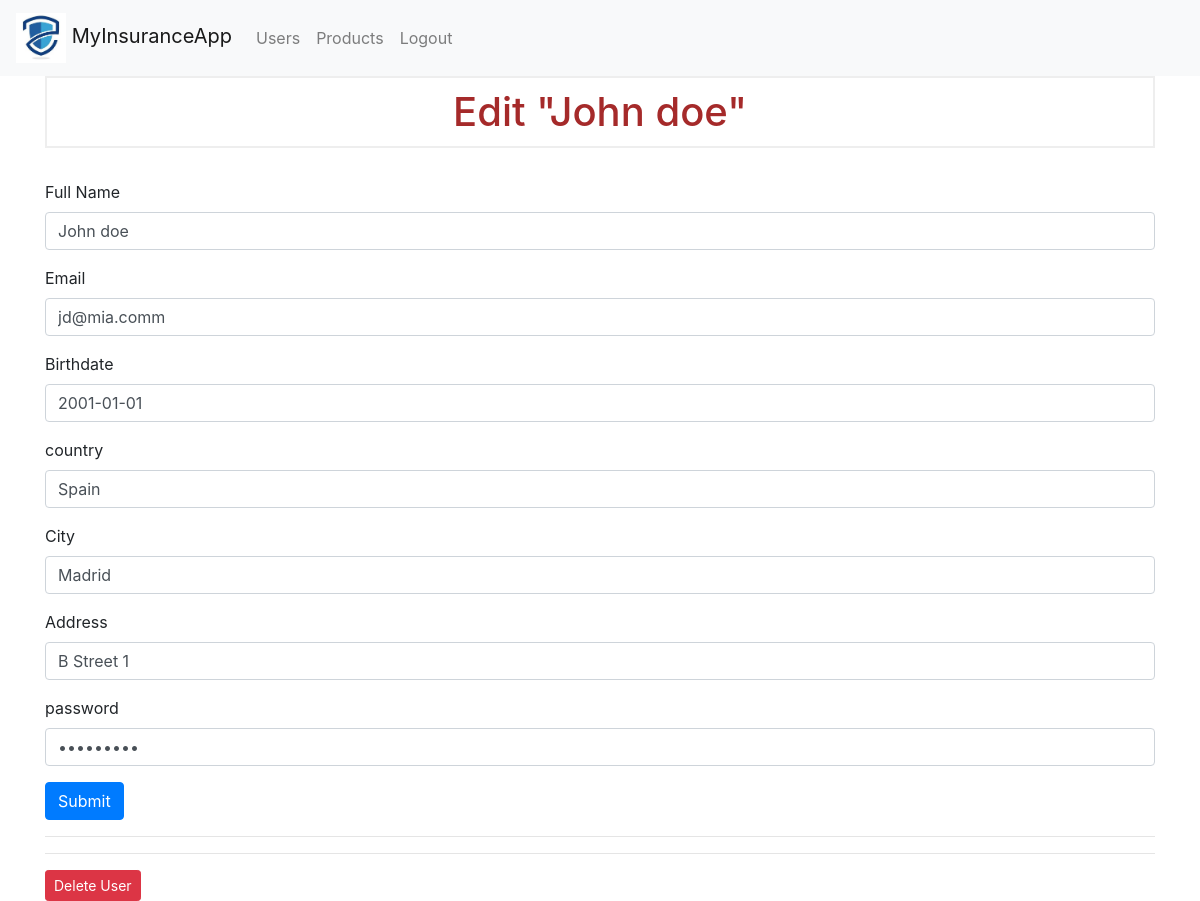
The page /users/1/edit (signed in) on the database as committed earlier.
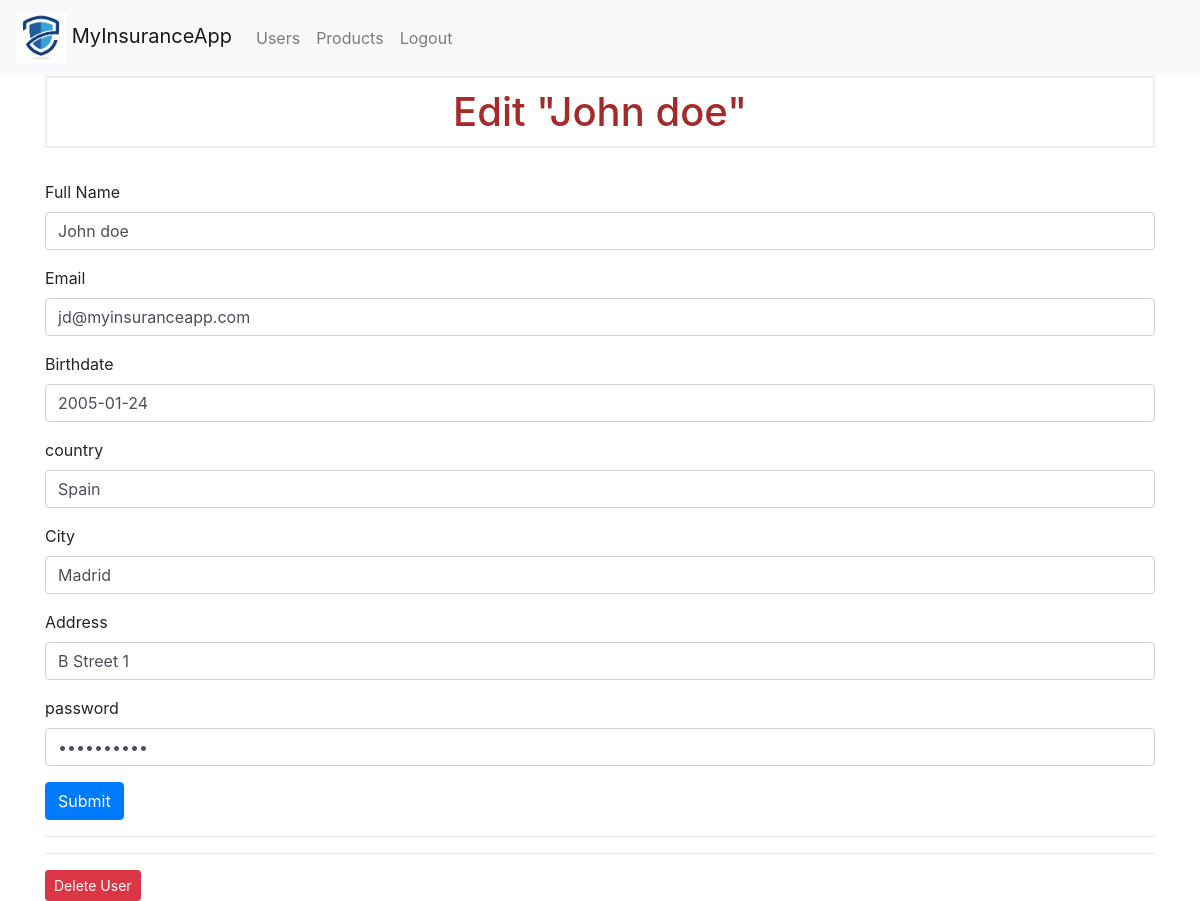
The same page on the database as committed later.
### tables this page shows
CREATE TABLE users (
    id INTEGER PRIMARY KEY AUTOINCREMENT,
    created TIMESTAMP DEFAULT CURRENT_TIMESTAMP,
    fullname TEXT NOT NULL,
    email TEXT NOT NULL,
    birthdate TIMESTAMP ,
    country TEXT ,
    city TEXT ,
    address TEXT, 
    password TEXT
);

### project/controllers/web/user_controller.py (the view, shortened to what this page needs)
@app.route('/users/<int:id>/edit', methods=('GET', 'POST'))
def edituser(id):
    if not session.get("id"):
        return redirect(url_for('login'))
    user = get_user(id)
    return render_template('user/edit.html', user=user)

### project/persistence/__init__.py (called while the page is built)
def dict_factory(cursor, row):
    d = {}
    for idx, col in enumerate(cursor.description):
        d[col[0]] = row[idx]
    return d

def get_db_connection():
    conn = sqlite3.connect('./database/database.db')
    conn.row_factory = dict_factory
    return conn

### project/persistence/users_dao.py (called while the page is built)
def get_user(user_id):
    conn = get_db_connection()
    user = conn.execute('SELECT * FROM users WHERE id = ?',
                        (user_id,)).fetchone()
    conn.close()
    return user

### project/templates/user/edit.html (shortened to what this page needs)
{% extends 'base.html' %}
{% block content %}
<h1>{% block fullname %} Edit "{{ user['fullname'] }}" {% endblock %}</h1>
<br>
<form method="POST">
    <div class="form-group">
        <label for="fullname">Full Name</label>
        <input type="text" name="fullname" placeholder="User fullname"
               class="form-control"
               value="{{ request.form['fullname'] or user['fullname'] }}">
    </div>
    <div class="form-group">
        <label for="email">Email</label>
        <input type="text" name="email" placeholder="User email"
               class="form-control"
               value="{{ request.form['email'] or user['email'] }}">
    </div>
    <div class="form-group">
        <label for="birthdate">Birthdate</label>
        <input type="text" name="birthdate" placeholder="User birthdate"
               class="form-control"
               value="{{ request.form['birthdate'] or user['birthdate'] }}">
    </div>
    <div class="form-group">
        <label for="country">country</label>
        <input type="text" name="country" placeholder="User country"
               class="form-control"
               value="{{ request.form['country'] or user['country'] }}">
    </div>
    <div class="form-group">
        <label for="city">City</label>
        <input type="text" name="city" placeholder="User city"
               class="form-control"
               value="{{ request.form['city'] or user['city'] }}">
    </div>
    <div class="form-group">
        <label for="address">Address</label>
        <input type="text" name="address" placeholder="User address"
               class="form-control"
               value="{{ request.form['address'] or user['address'] }}">
    </div>
    <div class="form-group">
        <label for="password">password</label>
        <input type="password" name="password" placeholder="User password"
               class="form-control"
               value="{{ request.form['password'] or user['password'] }}">
    </div>
    <div class="form-group">
        <button type="submit" class="btn btn-primary">Submit</button>
    </div>
</form>
<hr>
<hr>
<form action="{{ url_for('deleteuser', id=user['id']) }}" method="POST">
    <input type="submit" value="Delete User"
            class="btn btn-danger btn-sm"
            onclick="return confirm('Are you sure you want to delete this user?')">
</form>
{% endblock %}

Rows that differ between the two databases and show on the page:
changed users "John doe": email "jd@mia.comm" → "jd@myinsuranceapp.com"; birthdate "2001-01-01" → "2005-01-24"
